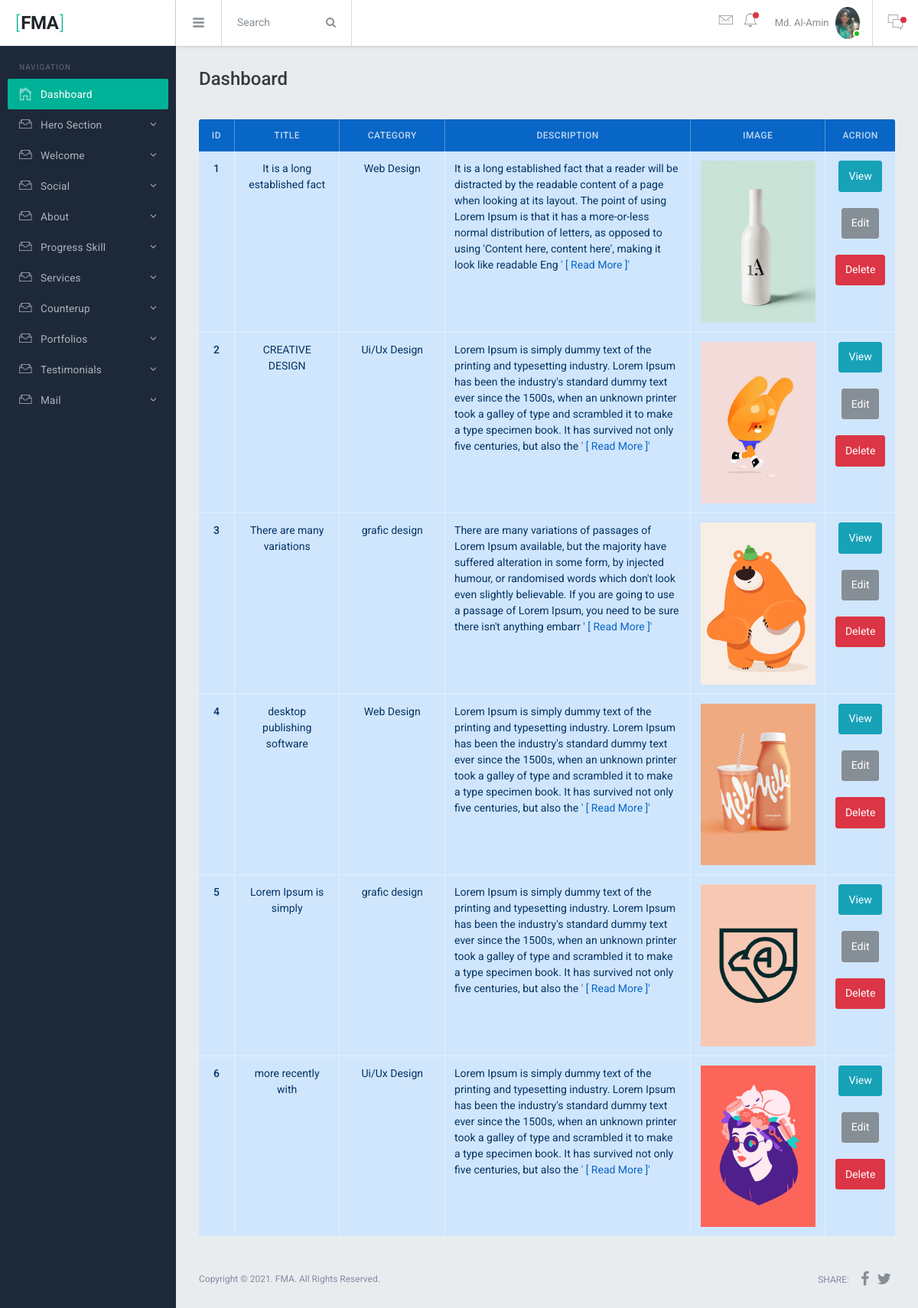
The page /admin/view-portfolio.php (signed in) on the database its author committed.
### tables this page shows
CREATE TABLE `portfolios` (
  `id` int(10) UNSIGNED NOT NULL,
  `title` varchar(255) NOT NULL,
  `image` varchar(255) DEFAULT NULL,
  `description` text NOT NULL,
  `cate_id` int(11) NOT NULL,
  `status` tinyint(4) NOT NULL DEFAULT 1
);

CREATE TABLE `category` (
  `cat_id` int(10) UNSIGNED NOT NULL,
  `cate_name` varchar(255) NOT NULL,
  `stutas` tinyint(4) NOT NULL DEFAULT 1 COMMENT '1=active / 2=deactive'
);

### admin/view-portfolio.php (the view)
<?php require_once 'inc/header.php';
  $select = "SELECT * FROM portfolios INNER JOIN category ON portfolios.cate_id = category.cat_id WHERE status = 1";
  $query = mysqli_query($conn, $select);
?>
 <table class="table table-bordered table-colored table-primary">
            <thead>
              <tr>
                <th class="wd-5p text-center">ID</th>
                <th class="wd-15p text-center">Title</th>
                <th class="wd-15p text-center">Category</th>
                <th class="wd-35p text-center">Description</th>
                <th class="wd-15p text-center">Image</th>
                <th class="wd-10p text-center">Acrion</th>
              </tr>
            </thead>
            <tbody>
            <?php foreach ($query as $key => $portfolio): ?>
              <tr>
                <th class="text-center" scope="row"><?= ++$key ?></th>
                <td class="text-center"><?= $portfolio['title'] ?></td>
                <td class="text-center"><?= $portfolio['cate_name'] ?></td>
                <td><?= substr($portfolio['description'], 0,300) ?> <a href="single-portfolio.php?id= <?= $portfolio['id'] ?>">' [ Read More ]'</a></td>
                <td class="text-center">
                  <img style="width:150px;" src="upload/portfolio/<?= $portfolio['image'] ?>">
                </td>
                <td class="text-center">
                  <a href="single-portfolio.php?id=<?= $portfolio['id'] ?>" class="btn  btn-info">View</a> <br><br>
                  <a href="edit-portfolio.php?id=<?= $portfolio['id'] ?>" class="btn  btn-secondary">Edit</a><br><br>
                  <a href="delete-portfolio.php?id=<?= $portfolio['id'] ?>" class="btn  btn-danger">Delete</a>
                </td>
              </tr>
            <?php endforeach ?>
            </tbody>
          </table>
<?php require_once 'inc/footer.php'; ?>

### admin/inc/header.php (shortened to what this page needs)
<?php
require_once '../db.php';
  $adminId = $_SESSION['loginAdminId'];
$select = "SELECT * FROM admin WHERE id = $adminId";
$query = mysqli_query($conn, $select);
$assoc = mysqli_fetch_assoc($query);
?>
<!DOCTYPE html>
<html lang="en">
  <head>
    <link href="assets/lib/font-awesome/css/font-awesome.css" rel="stylesheet">
    <link href="assets/lib/Ionicons/css/ionicons.css" rel="stylesheet">
    <link href="../assets/lib/perfect-scrollbar/css/perfect-scrollbar.css" rel="stylesheet">
    <link href="assets/lib/jquery-switchbutton/jquery.switchButton.css" rel="stylesheet">
    <link href="assets/lib/rickshaw/rickshaw.min.css" rel="stylesheet">
    <link href="assets/lib/chartist/chartist.css" rel="stylesheet">
    <link rel="stylesheet" href="assets/css/bracket.css">
  </head>
  <body>
    <div class="br-logo"><a href=""><span>[</span>FMA<span>]</span></a></div>
    <div class="br-sideleft overflow-y-auto">
      <label class="sidebar-label pd-x-15 mg-t-20">Navigation</label>
      <div class="br-sideleft-menu">
        <a href="dashboard.php" class="br-menu-link active">
          <div class="br-menu-item">
            <i class="menu-item-icon icon ion-ios-home-outline tx-22"></i>
            <span class="menu-item-label">Dashboard</span>
          </div>
        </a>
        <a href="#" class="br-menu-link">
          <div class="br-menu-item">
            <i class="menu-item-icon icon ion-ios-filing-outline tx-24"></i>
            <span class="menu-item-label">Hero Section</span>
            <i class="menu-item-arrow fa fa-angle-down"></i>
          </div>
        </a>
         <a href="#" class="br-menu-link">
          <div class="br-menu-item">
            <i class="menu-item-icon icon ion-ios-filing-outline tx-24"></i>
            <span class="menu-item-label">Welcome</span>
            <i class="menu-item-arrow fa fa-angle-down"></i>
          </div>
        </a>
         <a href="#" class="br-menu-link">
          <div class="br-menu-item">
            <i class="menu-item-icon icon ion-ios-filing-outline tx-24"></i>
            <span class="menu-item-label">Social</span>
            <i class="menu-item-arrow fa fa-angle-down"></i>
          </div>
        </a>
         <a href="#" class="br-menu-link">
          <div class="br-menu-item">
            <i class="menu-item-icon icon ion-ios-filing-outline tx-24"></i>
            <span class="menu-item-label">About</span>
            <i class="menu-item-arrow fa fa-angle-down"></i>
          </div>
        </a>
         <a href="#" class="br-menu-link">
          <div class="br-menu-item">
            <i class="menu-item-icon icon ion-ios-filing-outline tx-24"></i>
            <span class="menu-item-label">Progress Skill</span>
            <i class="menu-item-arrow fa fa-angle-down"></i>
          </div>
        </a>
         <a href="#" class="br-menu-link">
          <div class="br-menu-item">
            <i class="menu-item-icon icon ion-ios-filing-outline tx-24"></i>
            <span class="menu-item-label">Services</span>
            <i class="menu-item-arrow fa fa-angle-down"></i>
          </div>
        </a>
         <a href="#" class="br-menu-link">
          <div class="br-menu-item">
            <i class="menu-item-icon icon ion-ios-filing-outline tx-24"></i>
            <span class="menu-item-label">Counterup</span>
            <i class="menu-item-arrow fa fa-angle-down"></i>
          </div>
        </a>
        <a href="#" class="br-menu-link">
          <div class="br-menu-item">
            <i class="menu-item-icon icon ion-ios-filing-outline tx-24"></i>
            <span class="menu-item-label">Portfolios</span>
            <i class="menu-item-arrow fa fa-angle-down"></i>
          </div>
        </a>
        <a href="#" class="br-menu-link">
          <div class="br-menu-item">
            <i class="menu-item-icon icon ion-ios-filing-outline tx-24"></i>
            <span class="menu-item-label">Testimonials</span>
            <i class="menu-item-arrow fa fa-angle-down"></i>
          </div>
        </a>
        <a href="#" class="br-menu-link">
          <div class="br-menu-item">
            <i class="menu-item-icon icon ion-ios-filing-outline tx-24"></i>
            <span class="menu-item-label">Mail</span>
            <i class="menu-item-arrow fa fa-angle-down"></i>
          </div>
        </a>
      </div>
      <br>
    </div>
    <div class="br-header">
      <div class="br-header-left">
        <div class="navicon-left hidden-md-down"><a id="btnLeftMenu" href=""><i class="icon ion-navicon-round"></i></a></div>
        <div class="input-group hidden-xs-down wd-170 transition">
          <input id="searchbox" type="text" class="form-control" placeholder="Search">
          <span class="input-group-btn">
            <button class="btn btn-secondary" type="button"><i class="fa fa-search"></i></button>
          </span>
        </div>
      </div>
      <div class="br-header-right">
        <nav class="nav">
          <div class="dropdown">
            <a href="" class="nav-link pd-x-7 pos-relative" data-toggle="dropdown">
              <i class="icon ion-ios-email-outline tx-24"></i>
              <?php
              $not = "SELECT * FROM mail WHERE notification = 'on'";
              $nq = mysqli_query($conn, $not);
              $na = mysqli_fetch_assoc($nq);
               ?>
              <span class="square-8 <?= isset($na['notification']) == 'on' ? 'bg-danger' : '' ?> pos-absolute t-15 r-0 rounded-circle"></span>
            </a>
          </div>
          <div class="dropdown">
            <a href="" class="nav-link pd-x-7 pos-relative" data-toggle="dropdown">
              <i class="icon ion-ios-bell-outline tx-24"></i>
              <span class="square-8 bg-danger pos-absolute t-15 r-5 rounded-circle"></span>
            </a>
          </div>
          <div class="dropdown">
            <a href="" class="nav-link nav-link-profile" data-toggle="dropdown">
              <span class="logged-name hidden-md-down"><?= $assoc['name'] ?></span>
              <img src="upload/profile/<?= $assoc['image'] ?>" class="wd-32 rounded-circle" alt="">
              <span class="square-10 bg-success"></span>
            </a>
          </div>
        </nav>
        <div class="navicon-right">
          <a id="btnRightMenu" href="" class="pos-relative">
            <i class="icon ion-ios-chatboxes-outline"></i>
            <span class="square-8 bg-danger pos-absolute t-10 r--5 rounded-circle"></span>
          </a>
        </div>
      </div>
    </div>
    <div class="br-mainpanel">
      <div class="pd-30">
        <h4 class="tx-gray-800 mg-b-5">Dashboard</h4>
      </div>
      <div class="br-pagebody mg-t-5 pd-x-30">

### rows shown on the page
portfolios: title "It is a long established fact", category.cate_name "Web Design", description "It is a long established fact that a reader will be distracted by the readable content of a page when looking at its layout. The point of using Lorem Ipsum is that it has a more-or-less normal distribution of letters, as opposed to using 'Content here, content here', making it look like readable Eng", image (picture)
portfolios: title "CREATIVE DESIGN", category.cate_name "Ui/Ux Design", description "Lorem Ipsum is simply dummy text of the printing and typesetting industry. Lorem Ipsum has been the industry's standard dummy text ever since the 1500s, when an unknown printer took a galley of type and scrambled it to make a type specimen book. It has survived not only five centuries, but also the", image (picture)
portfolios: title "There are many variations", category.cate_name "grafic design", description "There are many variations of passages of Lorem Ipsum available, but the majority have suffered alteration in some form, by injected humour, or randomised words which don't look even slightly believable. If you are going to use a passage of Lorem Ipsum, you need to be sure there isn't anything embarr", image (picture)
portfolios: title "desktop publishing software", category.cate_name "Web Design", description "Lorem Ipsum is simply dummy text of the printing and typesetting industry. Lorem Ipsum has been the industry's standard dummy text ever since the 1500s, when an unknown printer took a galley of type and scrambled it to make a type specimen book. It has survived not only five centuries, but also the", image (picture)
portfolios: title "Lorem Ipsum is simply", category.cate_name "grafic design", description "Lorem Ipsum is simply dummy text of the printing and typesetting industry. Lorem Ipsum has been the industry's standard dummy text ever since the 1500s, when an unknown printer took a galley of type and scrambled it to make a type specimen book. It has survived not only five centuries, but also the", image (picture)
portfolios: title "more recently with", category.cate_name "Ui/Ux Design", description "Lorem Ipsum is simply dummy text of the printing and typesetting industry. Lorem Ipsum has been the industry's standard dummy text ever since the 1500s, when an unknown printer took a galley of type and scrambled it to make a type specimen book. It has survived not only five centuries, but also the", image (picture)

### other values the page prints
$assoc['name'] "Md. Al-Amin"
